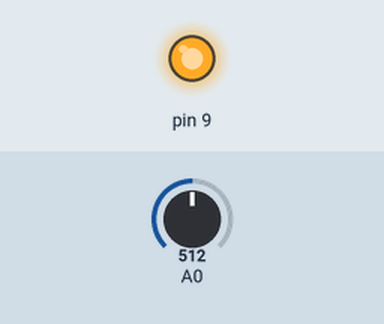
Recording of a sketch running on a simulated Arduino Uno, built with avr-gcc and run on an emulated ATmega328P. Parts: output pins drawn as LEDs (lit = HIGH). The test bench sets the inputs (shaded band); at power-on: A0 = 512. What the sketch prints to the serial monitor is not drawn.

Above: at 0.1 s.
Timing chart, 0 to 1.6 s (numbered marks = the images above):
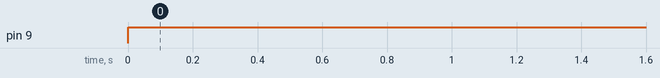

Measured:
- by itself, pin 9: LOW → HIGH at 0.00 s

The sketch:

turbiditymeter.ino
```cpp
void setup() {
  Serial.begin(9600);
  pinMode(9, OUTPUT);
}

void loop() {
  digitalWrite(9, HIGH);
  int sensorFront = analogRead(A0);
  Serial.println(sensorFront);
  delay(200);        // delay in between reads for stability
}
```
